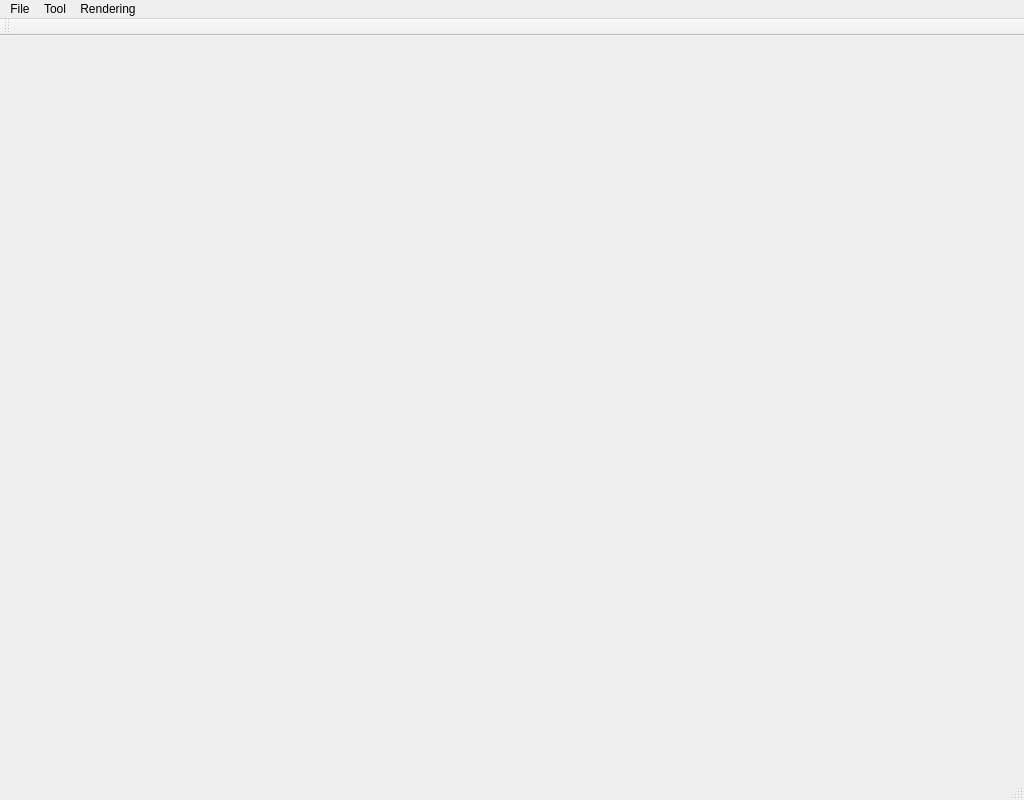
<?xml version="1.0" encoding="UTF-8"?>
<ui version="4.0">
 <class>MainWindowClass</class>
 <widget class="QMainWindow" name="MainWindowClass">
  <property name="geometry">
   <rect>
    <x>0</x>
    <y>0</y>
    <width>1024</width>
    <height>800</height>
   </rect>
  </property>
  <property name="windowTitle">
   <string>MainWindow</string>
  </property>
  <widget class="QWidget" name="centralWidget"/>
  <widget class="QMenuBar" name="menuBar">
   <property name="geometry">
    <rect>
     <x>0</x>
     <y>0</y>
     <width>1024</width>
     <height>21</height>
    </rect>
   </property>
   <widget class="QMenu" name="menuFile">
    <property name="title">
     <string>File</string>
    </property>
    <addaction name="actionLoadCGA"/>
    <addaction name="actionSaveImage"/>
    <addaction name="separator"/>
    <addaction name="actionResetCamera"/>
    <addaction name="separator"/>
    <addaction name="actionExit"/>
   </widget>
   <widget class="QMenu" name="menuTool">
    <property name="title">
     <string>Tool</string>
    </property>
    <addaction name="actionGenerateTrainingData"/>
    <addaction name="actionMCMC"/>
    <addaction name="actionMCMCAll"/>
   </widget>
   <widget class="QMenu" name="menuRendering">
    <property name="title">
     <string>Rendering</string>
    </property>
    <addaction name="actionRenderingBasic"/>
    <addaction name="actionRenderingLine"/>
    <addaction name="actionRenderingContour"/>
   </widget>
   <addaction name="menuFile"/>
   <addaction name="menuTool"/>
   <addaction name="menuRendering"/>
  </widget>
  <widget class="QToolBar" name="mainToolBar">
   <attribute name="toolBarArea">
    <enum>TopToolBarArea</enum>
   </attribute>
   <attribute name="toolBarBreak">
    <bool>false</bool>
   </attribute>
  </widget>
  <widget class="QStatusBar" name="statusBar"/>
  <action name="actionExit">
   <property name="text">
    <string>Exit</string>
   </property>
  </action>
  <action name="actionGenerateTrainingData">
   <property name="text">
    <string>Generate Training Data</string>
   </property>
  </action>
  <action name="actionMCMC">
   <property name="text">
    <string>MCMC</string>
   </property>
  </action>
  <action name="actionSaveImage">
   <property name="text">
    <string>Save Image</string>
   </property>
   <property name="shortcut">
    <string>Ctrl+S</string>
   </property>
  </action>
  <action name="actionRenderingBasic">
   <property name="checkable">
    <bool>true</bool>
   </property>
   <property name="text">
    <string>Basic</string>
   </property>
  </action>
  <action name="actionRenderingLine">
   <property name="checkable">
    <bool>true</bool>
   </property>
   <property name="text">
    <string>Line</string>
   </property>
  </action>
  <action name="actionRenderingContour">
   <property name="checkable">
    <bool>true</bool>
   </property>
   <property name="text">
    <string>Contour</string>
   </property>
  </action>
  <action name="actionLoadCGA">
   <property name="text">
    <string>Load CGA</string>
   </property>
   <property name="shortcut">
    <string>Ctrl+O</string>
   </property>
  </action>
  <action name="actionResetCamera">
   <property name="text">
    <string>Reset Camera</string>
   </property>
  </action>
  <action name="actionMCMCAll">
   <property name="text">
    <string>MCMC All</string>
   </property>
  </action>
 </widget>
 <layoutdefault spacing="6" margin="11"/>
 <resources>
  <include location="MainWindow.qrc"/>
 </resources>
 <connections/>
</ui>
